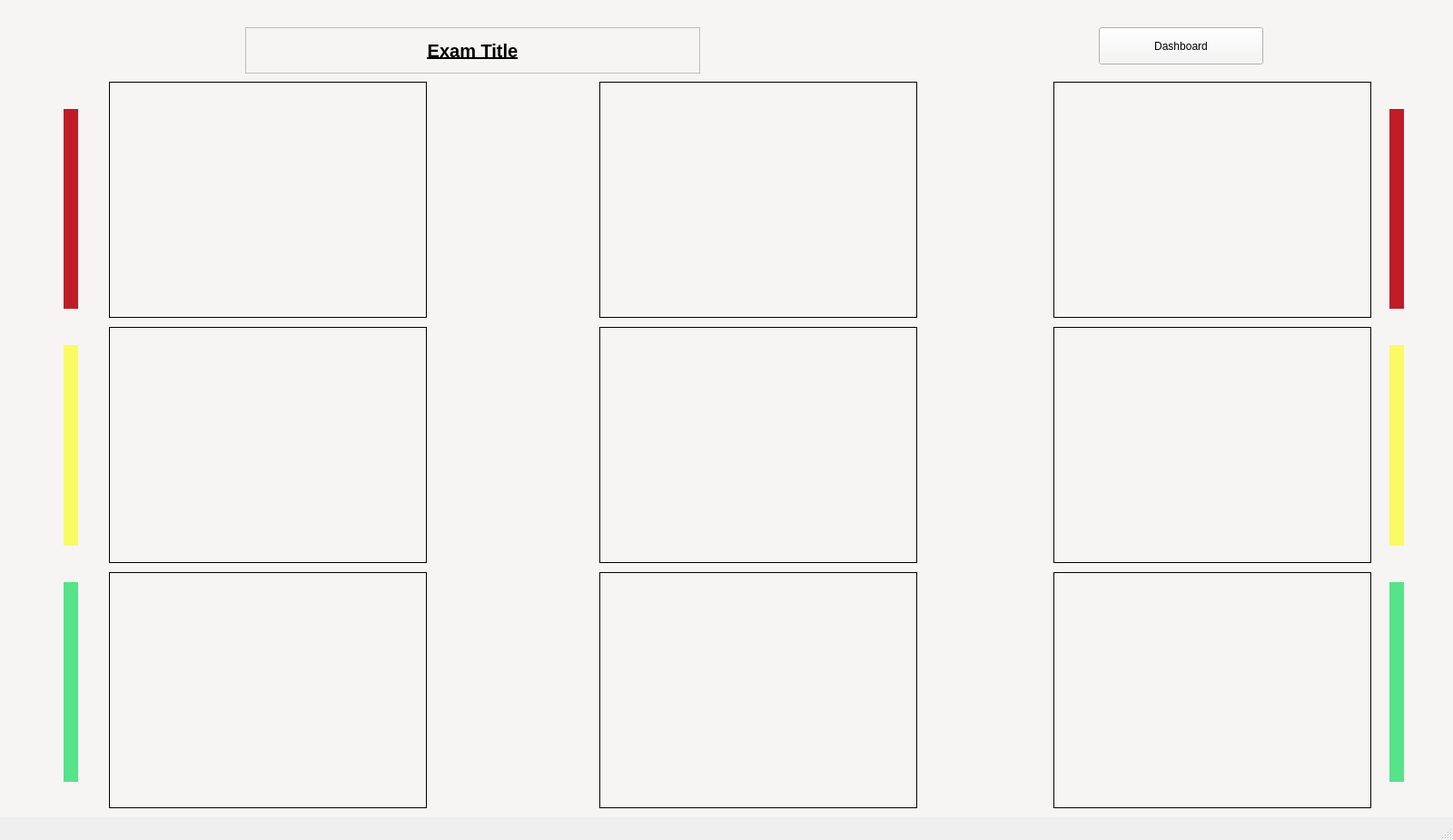
<?xml version="1.0" encoding="UTF-8"?>
<ui version="4.0">
 <class>MainWindow</class>
 <widget class="QMainWindow" name="MainWindow">
  <property name="geometry">
   <rect>
    <x>0</x>
    <y>0</y>
    <width>1600</width>
    <height>925</height>
   </rect>
  </property>
  <property name="windowTitle">
   <string>MainWindow</string>
  </property>
  <widget class="QWidget" name="centralwidget">
   <widget class="QWidget" name="moniter_exam_widget" native="true">
    <property name="geometry">
     <rect>
      <x>0</x>
      <y>0</y>
      <width>1600</width>
      <height>900</height>
     </rect>
    </property>
    <property name="styleSheet">
     <string notr="true">background-color: rgb(246, 245, 244);</string>
    </property>
    <widget class="QLabel" name="moniter_exam_title_label">
     <property name="geometry">
      <rect>
       <x>270</x>
       <y>30</y>
       <width>501</width>
       <height>51</height>
      </rect>
     </property>
     <property name="font">
      <font>
       <pointsize>15</pointsize>
       <weight>75</weight>
       <bold>true</bold>
       <underline>true</underline>
      </font>
     </property>
     <property name="frameShape">
      <enum>QFrame::StyledPanel</enum>
     </property>
     <property name="frameShadow">
      <enum>QFrame::Raised</enum>
     </property>
     <property name="text">
      <string>Exam Title</string>
     </property>
     <property name="alignment">
      <set>Qt::AlignCenter</set>
     </property>
    </widget>
    <widget class="QWidget" name="verticalLayoutWidget">
     <property name="geometry">
      <rect>
       <x>1530</x>
       <y>100</y>
       <width>16</width>
       <height>781</height>
      </rect>
     </property>
     <layout class="QVBoxLayout" name="verticalLayout">
      <property name="spacing">
       <number>40</number>
      </property>
      <property name="leftMargin">
       <number>0</number>
      </property>
      <property name="topMargin">
       <number>20</number>
      </property>
      <property name="rightMargin">
       <number>0</number>
      </property>
      <property name="bottomMargin">
       <number>20</number>
      </property>
      <item>
       <widget class="QWidget" name="widget" native="true">
        <property name="styleSheet">
         <string notr="true">background-color: rgb(192, 28, 40);</string>
        </property>
       </widget>
      </item>
      <item>
       <widget class="QWidget" name="widget_3" native="true">
        <property name="styleSheet">
         <string notr="true">background-color: rgb(250, 250, 100);</string>
        </property>
       </widget>
      </item>
      <item>
       <widget class="QWidget" name="widget_2" native="true">
        <property name="styleSheet">
         <string notr="true">background-color: rgb(87, 227, 137);</string>
        </property>
       </widget>
      </item>
     </layout>
    </widget>
    <widget class="QWidget" name="horizontalLayoutWidget">
     <property name="geometry">
      <rect>
       <x>1200</x>
       <y>20</y>
       <width>201</width>
       <height>61</height>
      </rect>
     </property>
     <layout class="QHBoxLayout" name="horizontalLayout_2">
      <property name="leftMargin">
       <number>10</number>
      </property>
      <property name="topMargin">
       <number>10</number>
      </property>
      <property name="rightMargin">
       <number>10</number>
      </property>
      <property name="bottomMargin">
       <number>10</number>
      </property>
      <item>
       <widget class="QPushButton" name="dashboard_btn">
        <property name="sizePolicy">
         <sizepolicy hsizetype="Minimum" vsizetype="Expanding">
          <horstretch>0</horstretch>
          <verstretch>0</verstretch>
         </sizepolicy>
        </property>
        <property name="text">
         <string>Dashboard</string>
        </property>
       </widget>
      </item>
     </layout>
    </widget>
    <widget class="QWidget" name="verticalLayoutWidget_2">
     <property name="geometry">
      <rect>
       <x>70</x>
       <y>100</y>
       <width>16</width>
       <height>781</height>
      </rect>
     </property>
     <layout class="QVBoxLayout" name="verticalLayout_2">
      <property name="spacing">
       <number>40</number>
      </property>
      <property name="leftMargin">
       <number>0</number>
      </property>
      <property name="topMargin">
       <number>20</number>
      </property>
      <property name="rightMargin">
       <number>0</number>
      </property>
      <property name="bottomMargin">
       <number>20</number>
      </property>
      <item>
       <widget class="QWidget" name="widget_4" native="true">
        <property name="styleSheet">
         <string notr="true">background-color: rgb(192, 28, 40);</string>
        </property>
       </widget>
      </item>
      <item>
       <widget class="QWidget" name="widget_5" native="true">
        <property name="styleSheet">
         <string notr="true">background-color: rgb(250, 250, 100);</string>
        </property>
       </widget>
      </item>
      <item>
       <widget class="QWidget" name="widget_6" native="true">
        <property name="styleSheet">
         <string notr="true">background-color: rgb(87, 227, 137);</string>
        </property>
       </widget>
      </item>
     </layout>
    </widget>
    <widget class="QLabel" name="student_window_1">
     <property name="geometry">
      <rect>
       <x>120</x>
       <y>90</y>
       <width>350</width>
       <height>260</height>
      </rect>
     </property>
     <property name="sizePolicy">
      <sizepolicy hsizetype="Fixed" vsizetype="Fixed">
       <horstretch>0</horstretch>
       <verstretch>0</verstretch>
      </sizepolicy>
     </property>
     <property name="frameShape">
      <enum>QFrame::Panel</enum>
     </property>
     <property name="text">
      <string/>
     </property>
     <property name="pixmap">
      <pixmap>../Media/male9994.jpg</pixmap>
     </property>
     <property name="scaledContents">
      <bool>true</bool>
     </property>
     <property name="alignment">
      <set>Qt::AlignCenter</set>
     </property>
    </widget>
    <widget class="QLabel" name="student_window_5">
     <property name="geometry">
      <rect>
       <x>120</x>
       <y>360</y>
       <width>350</width>
       <height>260</height>
      </rect>
     </property>
     <property name="sizePolicy">
      <sizepolicy hsizetype="Fixed" vsizetype="Fixed">
       <horstretch>0</horstretch>
       <verstretch>0</verstretch>
      </sizepolicy>
     </property>
     <property name="frameShape">
      <enum>QFrame::Panel</enum>
     </property>
     <property name="text">
      <string/>
     </property>
     <property name="pixmap">
      <pixmap>../Media/male9994.jpg</pixmap>
     </property>
     <property name="scaledContents">
      <bool>true</bool>
     </property>
     <property name="alignment">
      <set>Qt::AlignCenter</set>
     </property>
    </widget>
    <widget class="QLabel" name="student_window_9">
     <property name="geometry">
      <rect>
       <x>120</x>
       <y>630</y>
       <width>350</width>
       <height>260</height>
      </rect>
     </property>
     <property name="sizePolicy">
      <sizepolicy hsizetype="Fixed" vsizetype="Fixed">
       <horstretch>0</horstretch>
       <verstretch>0</verstretch>
      </sizepolicy>
     </property>
     <property name="frameShape">
      <enum>QFrame::Panel</enum>
     </property>
     <property name="text">
      <string/>
     </property>
     <property name="pixmap">
      <pixmap>../Media/male9994.jpg</pixmap>
     </property>
     <property name="scaledContents">
      <bool>true</bool>
     </property>
     <property name="alignment">
      <set>Qt::AlignCenter</set>
     </property>
    </widget>
    <widget class="QLabel" name="student_window_2">
     <property name="geometry">
      <rect>
       <x>660</x>
       <y>90</y>
       <width>350</width>
       <height>260</height>
      </rect>
     </property>
     <property name="sizePolicy">
      <sizepolicy hsizetype="Fixed" vsizetype="Fixed">
       <horstretch>0</horstretch>
       <verstretch>0</verstretch>
      </sizepolicy>
     </property>
     <property name="frameShape">
      <enum>QFrame::Panel</enum>
     </property>
     <property name="text">
      <string/>
     </property>
     <property name="pixmap">
      <pixmap>../Media/male9994.jpg</pixmap>
     </property>
     <property name="scaledContents">
      <bool>true</bool>
     </property>
     <property name="alignment">
      <set>Qt::AlignCenter</set>
     </property>
    </widget>
    <widget class="QLabel" name="student_window_3">
     <property name="geometry">
      <rect>
       <x>1160</x>
       <y>90</y>
       <width>350</width>
       <height>260</height>
      </rect>
     </property>
     <property name="sizePolicy">
      <sizepolicy hsizetype="Fixed" vsizetype="Fixed">
       <horstretch>0</horstretch>
       <verstretch>0</verstretch>
      </sizepolicy>
     </property>
     <property name="frameShape">
      <enum>QFrame::Panel</enum>
     </property>
     <property name="text">
      <string/>
     </property>
     <property name="pixmap">
      <pixmap>../Media/male9994.jpg</pixmap>
     </property>
     <property name="scaledContents">
      <bool>true</bool>
     </property>
     <property name="alignment">
      <set>Qt::AlignCenter</set>
     </property>
    </widget>
    <widget class="QLabel" name="student_window_6">
     <property name="geometry">
      <rect>
       <x>660</x>
       <y>360</y>
       <width>350</width>
       <height>260</height>
      </rect>
     </property>
     <property name="sizePolicy">
      <sizepolicy hsizetype="Fixed" vsizetype="Fixed">
       <horstretch>0</horstretch>
       <verstretch>0</verstretch>
      </sizepolicy>
     </property>
     <property name="frameShape">
      <enum>QFrame::Panel</enum>
     </property>
     <property name="text">
      <string/>
     </property>
     <property name="pixmap">
      <pixmap>../Media/male9994.jpg</pixmap>
     </property>
     <property name="scaledContents">
      <bool>true</bool>
     </property>
     <property name="alignment">
      <set>Qt::AlignCenter</set>
     </property>
    </widget>
    <widget class="QLabel" name="student_window_7">
     <property name="geometry">
      <rect>
       <x>1160</x>
       <y>360</y>
       <width>350</width>
       <height>260</height>
      </rect>
     </property>
     <property name="sizePolicy">
      <sizepolicy hsizetype="Fixed" vsizetype="Fixed">
       <horstretch>0</horstretch>
       <verstretch>0</verstretch>
      </sizepolicy>
     </property>
     <property name="frameShape">
      <enum>QFrame::Panel</enum>
     </property>
     <property name="text">
      <string/>
     </property>
     <property name="pixmap">
      <pixmap>../Media/male9994.jpg</pixmap>
     </property>
     <property name="scaledContents">
      <bool>true</bool>
     </property>
     <property name="alignment">
      <set>Qt::AlignCenter</set>
     </property>
    </widget>
    <widget class="QLabel" name="student_window_10">
     <property name="geometry">
      <rect>
       <x>660</x>
       <y>630</y>
       <width>350</width>
       <height>260</height>
      </rect>
     </property>
     <property name="sizePolicy">
      <sizepolicy hsizetype="Fixed" vsizetype="Fixed">
       <horstretch>0</horstretch>
       <verstretch>0</verstretch>
      </sizepolicy>
     </property>
     <property name="frameShape">
      <enum>QFrame::Panel</enum>
     </property>
     <property name="text">
      <string/>
     </property>
     <property name="pixmap">
      <pixmap>../Media/male9994.jpg</pixmap>
     </property>
     <property name="scaledContents">
      <bool>true</bool>
     </property>
     <property name="alignment">
      <set>Qt::AlignCenter</set>
     </property>
    </widget>
    <widget class="QLabel" name="student_window_11">
     <property name="geometry">
      <rect>
       <x>1160</x>
       <y>630</y>
       <width>350</width>
       <height>260</height>
      </rect>
     </property>
     <property name="sizePolicy">
      <sizepolicy hsizetype="Fixed" vsizetype="Fixed">
       <horstretch>0</horstretch>
       <verstretch>0</verstretch>
      </sizepolicy>
     </property>
     <property name="frameShape">
      <enum>QFrame::Panel</enum>
     </property>
     <property name="text">
      <string/>
     </property>
     <property name="pixmap">
      <pixmap>../Media/male9994.jpg</pixmap>
     </property>
     <property name="scaledContents">
      <bool>true</bool>
     </property>
     <property name="alignment">
      <set>Qt::AlignCenter</set>
     </property>
    </widget>
   </widget>
  </widget>
  <widget class="QMenuBar" name="menubar">
   <property name="geometry">
    <rect>
     <x>0</x>
     <y>0</y>
     <width>1600</width>
     <height>21</height>
    </rect>
   </property>
  </widget>
  <widget class="QStatusBar" name="statusbar"/>
 </widget>
 <resources/>
 <connections/>
</ui>
